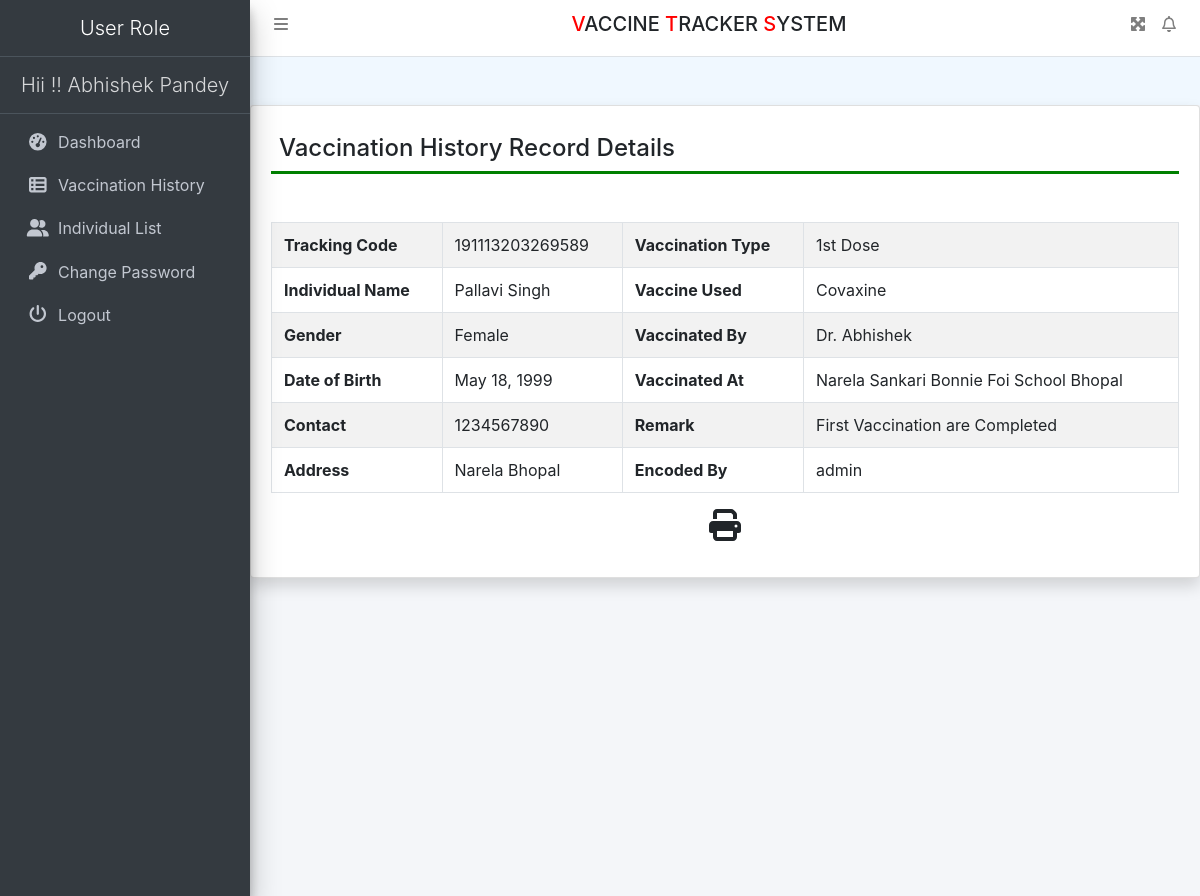
The page /staffviewHistory/3 (signed in) on the database its author committed.
### vaccine/models.py (models this page shows, shortened)
class VaccineHistoryList(models.Model):
    members = models.ForeignKey(MemberList, on_delete=models.CASCADE)
    individuals = models.ForeignKey(IndividualList, on_delete=models.CASCADE)
    vaccines = models.ForeignKey(VaccineList, on_delete=models.CASCADE)
    vaccinelocations = models.ForeignKey(VaccineLocationList, on_delete=models.CASCADE)
    VaccinationType = models.CharField(max_length=50, null=True)
    VaccinatedBy = models.CharField(max_length=250, null=True)
    Remark = models.CharField(max_length=350, null=True)
    CreationDate = models.DateTimeField(auto_now_add=True)
    UpdationDate = models.DateField(null=True)

class IndividualList(models.Model):
    FirstName = models.CharField(max_length=200, null=True)
    LastName = models.CharField(max_length=200, null=True)
    TrackingCode = models.CharField(max_length=50, null=True)
    Gender = models.CharField(max_length=20, null=True)
    DOB = models.DateField(null=True)
    Contact = models.CharField(max_length=15, null=True)
    Address = models.CharField(max_length=200, null=True)
    Status = models.CharField(max_length=50, null=True)
    CreationDate = models.DateTimeField(auto_now_add=True)
    UpdationDate = models.DateField(null=True)

class VaccineList(models.Model):
    Name = models.CharField(max_length=250, null=True)
    Status = models.CharField(max_length=200, null=True)
    CreationDate = models.DateTimeField(auto_now_add=True)

class VaccineLocationList(models.Model):
    Location = models.CharField(max_length=250, null=True)
    Status = models.CharField(max_length=200, null=True)
    CreationDate = models.DateTimeField(auto_now_add=True)

class MemberList(models.Model):
    user = models.ForeignKey(User, on_delete=models.CASCADE)
    Image = models.FileField(max_length=50, null=True)
    Role = models.CharField(max_length=20, null=True)
    location = models.ForeignKey(VaccineLocationList, on_delete=models.CASCADE, null=True)
    CreationDate = models.DateTimeField(auto_now_add=True)
    UpdationDate = models.DateField(null=True)

### vaccine/views.py (the view)
# urls.py: path('staffviewHistory/<int:pid>', staffviewHistory, name='staffviewHistory'),
def staffviewHistory(request, pid):
    if not request.user.is_authenticated:
        return redirect('staff_login')
    vhistory = VaccineHistoryList.objects.get(id=pid)
    return render(request, 'staffviewHistory.html', locals())

### vaccine/templates/staffviewHistory.html (shortened to what this page needs)
{% extends 'userHeader.html' %}
{% block main %}
<div class="card shadow mt-5">
    <div class="card-body">
        <div id="exampl">
        <h4 class="p-2" style="border-bottom: 3px solid green;">Vaccination History Record Details</h4>
                <table border="1" class="table table-striped table-bordered first mt-5">
                <tr>
                    <th>Tracking Code</th>
                    <td>{{vhistory.individuals.TrackingCode}}</td>
                    <th>Vaccination Type</th>
                    <td>{{vhistory.VaccinationType}}</td>
                </tr>
                <tr>
                    <th>Individual Name</th>
                    <td>{{vhistory.individuals.FirstName}} {{vhistory.individuals.LastName}}</td>
                    <th>Vaccine Used</th>
                    <td>{{vhistory.vaccines.Name}}</td>
                </tr>
                <tr>
                    <th>Gender</th>
                    <td>{{vhistory.individuals.Gender}}</td>
                    <th>Vaccinated By</th>
                    <td>{{vhistory.VaccinatedBy}}</td>
                </tr>
                <tr>
                    <th>Date of Birth</th>
                    <td>{{vhistory.individuals.DOB}}</td>
                    <th>Vaccinated At</th>
                    <td>{{vhistory.vaccinelocations.Location}}</td>
                </tr>
                <tr>
                    <th>Contact </th>
                    <td>{{vhistory.individuals.Contact}}</td>
                    <th>Remark</th>
                    <td>{{vhistory.Remark}}</td>
                </tr>
                <tr>
                    <th>Address </th>
                    <td>{{vhistory.individuals.Address}}</td>
                    <th>Encoded By</th>
                    <td>{{vhistory.members.user.username}}</td>
                </tr>
            </table>
    </div>
        <center><p><i class="fa fa-print fa-2x" style="cursor: pointer;" OnClick="CallPrint(this.value)"></i></p></center>
</div>
</div>
{% endblock %}

### vaccine/templates/userHeader.html (shortened to what this page needs)
{% load static %}
<html>
<head runat="server">
    <link href="{% static 'css/bootstrap.css' %}" rel="stylesheet"/>
    <link href="{% static 'css/all.css' %}" rel="stylesheet"/>
    <link href="{% static 'css/adminlte.css' %}" rel="stylesheet"/>
    <link href="{% static 'css/OverlayScrollbars.css' %}" rel="stylesheet"/>
    <link rel="stylesheet"
          href="https://cdn.datatables.net/1.10.23/css/jquery.dataTables.min.css">
    <link rel="stylesheet"
          href="https://cdn.datatables.net/buttons/1.6.5/css/buttons.dataTables.min.css">
    <link rel="stylesheet"
          href="https://cdn.jsdelivr.net/npm/bootstrap-select@1.13.14/dist/css/bootstrap-select.min.css">
    <link rel="stylesheet" href="https://cdnjs.cloudflare.com/ajax/libs/twitter-bootstrap/4.5.2/css/bootstrap.css">
    <link rel="stylesheet" href="https://cdn.datatables.net/1.11.4/css/dataTables.bootstrap4.min.css">
    <link rel="stylesheet" href="https://cdn.datatables.net/buttons/2.2.2/css/buttons.bootstrap4.min.css">
</head>
<body
        class="hold-transition sidebar-mini layout-fixed layout-navbar-fixed layout-footer-fixed">
<nav class="main-header navbar navbar-expand navbar-white navbar-light">
    <ul class="navbar-nav">
        <li class="nav-item"><a class="nav-link" data-widget="pushmenu"
                                href="#" role="button"><i class="fas fa-bars"></i></a></li>
    </ul>
    <h5 class="text-center text-uppercase" style="width: 100%;"><span style="color: red">V</span>accine <span style="color: red">T</span>racker <span style="color: red">S</span>ystem</h5>
    <ul class="navbar-nav ml-auto">
        <li class="nav-item"><a class="nav-link"
                                data-widget="fullscreen" href="#" role="button"> <i
                class="fas fa-expand-arrows-alt"></i>
        </a></li>
        <li class="nav-item dropdown"><a class="nav-link"
                                         data-toggle="dropdown" href="#"> <i
                class="far fa-bell fas-shake animated"></i>
        </a>
        </li>
    </ul>
</nav>
<aside class="main-sidebar sidebar-dark-primary elevation-4">
    <center><a href="{% url 'sdashboard' %}" class="brand-link"> <span
            class="brand-text font-weight-light">User Role</span>
    </a></center>
    <a href="{% url 'sdashboard' %}" class="brand-link">
        <center><span
                class="brand-text font-weight-light">Hii !! {{request.user.first_name}} {{request.user.last_name}} </span>
        </center>
    </a>
    <div class="sidebar">
        <nav class="mt-2">
            <ul class="nav nav-pills nav-sidebar flex-column"
                data-widget="treeview" role="menu" data-accordion="false">
                <li class="nav-item"><a href="{% url 'sdashboard' %}" class="nav-link">
                    <i class="nav-icon fas fa-tachometer-alt"></i>
                    <p>Dashboard</p>
                </a></li>
                <li class="nav-item"><a href="{% url 'staffvaccineHistory' %}" class="nav-link">
                    <i class="nav-icon fas fa-th-list"></i>
                    <p>Vaccination History</p>
                </a></li>
                <li class="nav-item"><a href="{% url 'staffindividual' %}" class="nav-link">
                    <i class="nav-icon fas fa-user-friends"></i>
                    <p>Individual List</p>
                </a></li>
                <li class="nav-item"><a href="{% url 'staffchangePassword' %}" class="nav-link">
                    <i class="nav-icon fas fa-key"></i>
                    <p>Change Password</p>
                </a></li>
                <li class="nav-item"><a href="/logout" class="nav-link">
                    <i class="nav-icon fas fa-power-off"></i>
                    <p>Logout</p>
                </a></li>
            </ul>
        </nav>
    </div>
</aside>
<div class="content-wrapper">
    {% block main %}
    {% endblock %}
</div>

### vaccine/static/css/all.css (style rules this page uses)
.fa-2x { font-size: 2em; }
.fa-bars:before { content: "\f0c9"; }
.fa-bell:before { content: "\f0f3"; }
.fa-key:before { content: "\f084"; }
.fa-power-off:before { content: "\f011"; }
.fa-print:before { content: "\f02f"; }

### vaccine/static/css/OverlayScrollbars.css (style rules this page uses)
.os-host, .os-host-textarea { position: relative; overflow: visible !important; -webkit-box-orient: vertical; -webkit-box-direction: normal; -ms-flex-direction: column; flex-direction: column; -ms-flex-wrap: nowrap; flex-wrap: nowrap; -webkit-box-pack: start; -ms-flex-pack: start; justify-content: flex-start; -ms-flex-line-pack: start; align-content: flex-start; -webkit-box-align: start; -ms-flex-align: start; -ms-grid-row-align: flex-start; align-items: flex-start; }

### vaccine/templates/userHeader.html (style rules this page uses)
body { background-color: aliceblue; }

### rows shown on the page
VaccineHistoryList: individuals.TrackingCode "191113203269589", VaccinationType "1st Dose", individuals.FirstName "Pallavi", individuals.LastName "Singh", vaccines.Name "Covaxine", individuals.Gender "Female", VaccinatedBy "Dr. Abhishek", individuals.DOB "May 18, 1999", vaccinelocations.Location "Narela Sankari Bonnie Foi School Bhopal", individuals.Contact "1234567890", Remark "First Vaccination are Completed", individuals.Address "Narela Bhopal", members.user.username "admin"

### other values the page prints
{{ request.user.first_name }} "Abhishek"
{{ request.user.last_name }} "Pandey"
